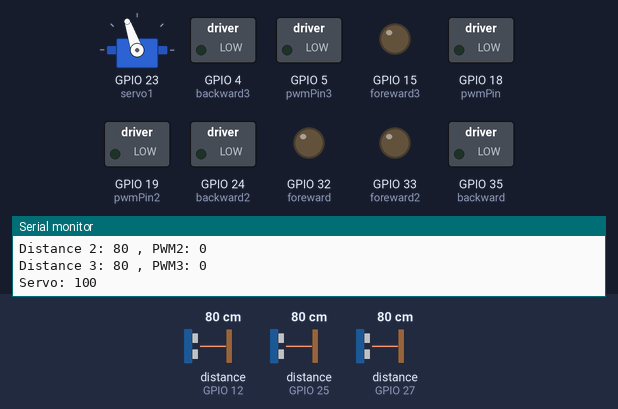
Bench run of a sketch on a simulated ESP32. Parts: servo, switched loads named in the sketch (green lamp = pin HIGH), output pins drawn as LEDs (lit = HIGH), the last lines printed to the serial monitor. Wiring (inferred from the names in the program): 3 × ultrasonic range finder: trigger GPIO 13, echo GPIO 12 / trigger GPIO 14, echo GPIO 27 / trigger GPIO 26, echo GPIO 25. Inputs (shaded band) come from the test bench; at power-on: distance to the obstacle (sensors on GPIO 12, GPIO 25, GPIO 27) 80 cm. The echo pulse lasts 58.3 µs per cm; pins used as bus, display or sensor lines are not drawn.

Above: at 1.2 s.
1.3 s: distance to the obstacle (sensor on GPIO 12) set to 2 cm
At 1.66 s:
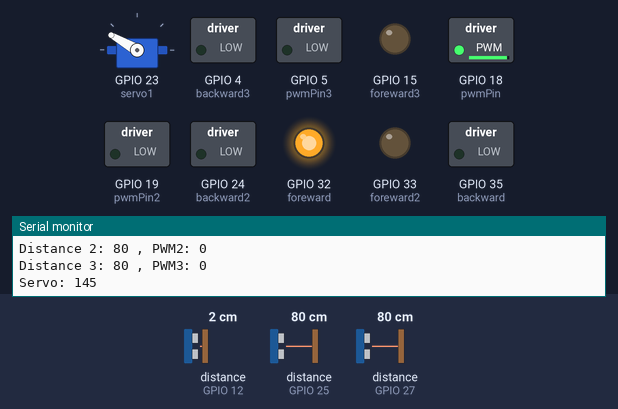
4.3 s: distance to the obstacle (sensor on GPIO 25) set to 2 cm
At 4.67 s:
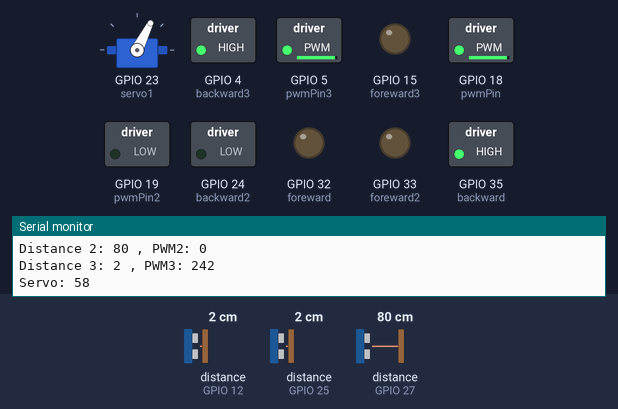
7.3 s: distance to the obstacle (sensor on GPIO 27) set to 2 cm
At 7.67 s:
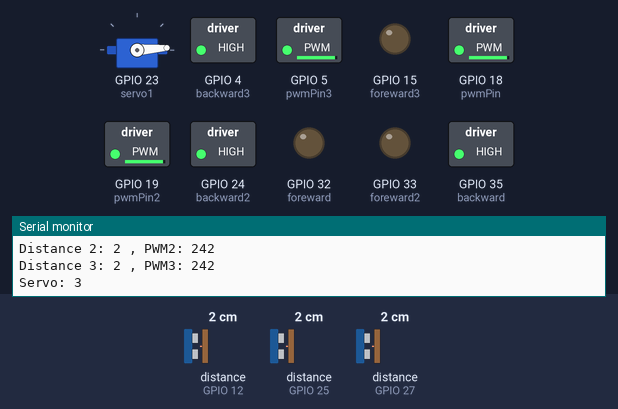
10.3 s: distance to the obstacle (sensor on GPIO 12) set to 9 cm
At 10.67 s:
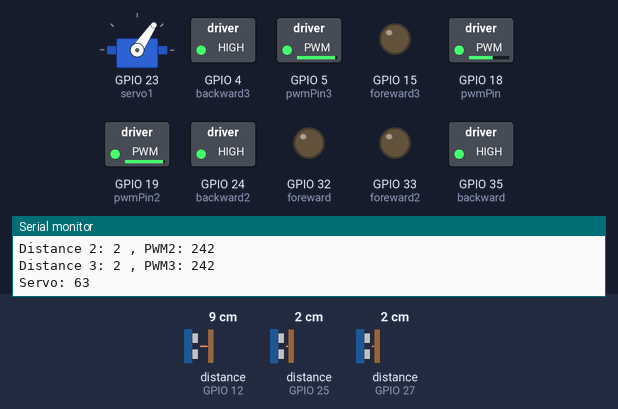
13.3 s: distance to the obstacle (sensor on GPIO 25) set to 9 cm
At 13.67 s:
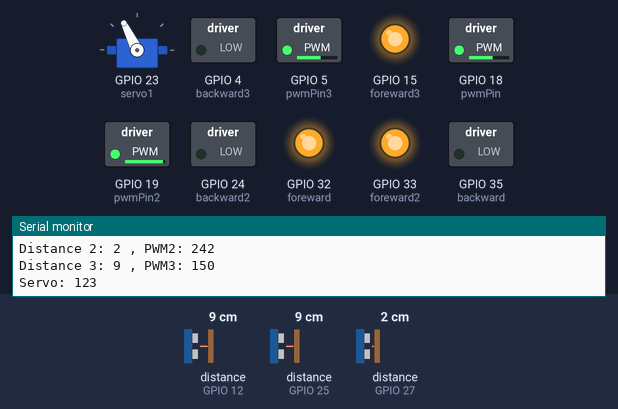
16.3 s: distance to the obstacle (sensor on GPIO 27) set to 9 cm
At 16.67 s:
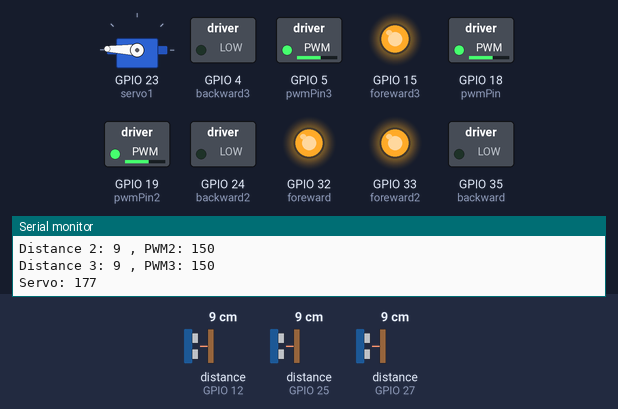
Timing chart, 0 to 40.5 s (numbered marks = the images above; inputs shaded):
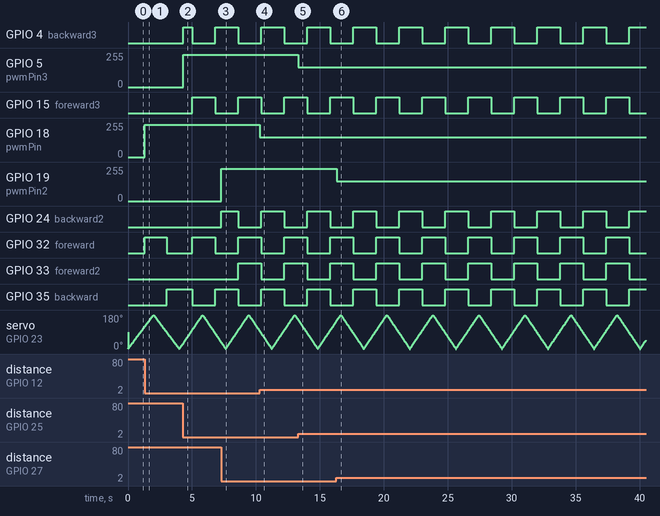

The sketch:

ultrasonic_and_vibMotor.ino
```cpp
#include <ESP32Servo.h>
#include <ESP32PWM.h>

Servo myServo;
Servo myServo2;
const int servo1 = 23;// servo2 = 2;
// 15, 2, 0, 4, 5, 16, 17, 5, 18, 19, 23
// 13, 12, 14, 27, 26, 25, 33, 32, 35, 34, 39, 36

// Ultrasonic sensors setup
const int trigPin = 13, echoPin = 12, foreward = 32, backward = 35, pwmPin = 18;
const int trigPin2 = 14, echoPin2 = 27, foreward2 = 33, backward2 = 24, pwmPin2 = 19;
const int trigPin3 = 26, echoPin3 = 25, foreward3 = 15, backward3 = 4, pwmPin3 = 5;
const int radius = 20, radius2 = 20, radius3 = 20;

// Variables for motor control
int pwm = 0,  pwm2 = 0, pwm3 = 0;//servoAngle = 89,

// Variables for timing control
unsigned long servoMillis = 0;
const long servoInterval = 10;  // Time in milliseconds for servo updates

unsigned long sensorMillis = 0;
const long sensorInterval = 100;  // Time in milliseconds for sensor readings

unsigned long printMillis = 0;
const long printInterval = 100;  // Time in milliseconds for serial prints

// Variables for servo control
int servoPos = 0;
bool increasing = true;

// Function to read distance from ultrasonic sensor without blocking
long readDistance(int trigPin, int echoPin) {
  digitalWrite(trigPin, LOW);
  delayMicroseconds(2);  // This is very short and won't cause noticeable blocking
  digitalWrite(trigPin, HIGH);
  delayMicroseconds(10); // This is very short and won't cause noticeable blocking
  digitalWrite(trigPin, LOW);

  long duration = pulseIn(echoPin, HIGH, 30000); // 30ms timeout to prevent indefinite blocking
  if (duration == 0) return -1; // Timeout occurred
  return duration / 29 / 2;
}

void setup() {
  Serial.begin(115200);

  // Servo setup
  myServo.attach(servo1);
  // myServo2.attach(servo2);

  // Ultrasonic pins setup
  pinMode(trigPin, OUTPUT);
  pinMode(echoPin, INPUT);
  pinMode(foreward, OUTPUT);
  pinMode(backward, OUTPUT);
  pinMode(pwmPin, OUTPUT);

  pinMode(trigPin2, OUTPUT);
  pinMode(echoPin2, INPUT);
  pinMode(foreward2, OUTPUT);
  pinMode(backward2, OUTPUT);
  pinMode(pwmPin2, OUTPUT);

  pinMode(trigPin3, OUTPUT);
  pinMode(echoPin3, INPUT);
  pinMode(backward3, OUTPUT);
  pinMode(foreward3, OUTPUT);
  pinMode(pwmPin3, OUTPUT);
}

void loop() {
  unsigned long currentMillis = millis();

  // Update servo positions
  if (currentMillis - servoMillis >= servoInterval) {
    servoMillis = currentMillis;

    // Update servo positions
    if (increasing) {
      servoPos++;
      if (servoPos >= 180) {
        increasing = false;
      }
    } else {
      servoPos--;
      if (servoPos <= 0) {
        increasing = true;
      }
    }

    // Move servos
    myServo.write(servoPos);
    // myServo2.write(180 - servoPos);

    // Update servoAngle for motor control logic
    //servoAngle = servoPos;
  }

  // Read sensors and update motors
  if (currentMillis - sensorMillis >= sensorInterval) {
    sensorMillis = currentMillis;

    // Read distances from all sensors
    long distance1 = readDistance(trigPin, echoPin);
    long distance2 = readDistance(trigPin2, echoPin2);
    long distance3 = readDistance(trigPin3, echoPin3);

    // Control motor 1
    if (distance1 > radius || distance1 < 0) {
      pwm = 0;
      digitalWrite(foreward, LOW);
      digitalWrite(backward, LOW);
      analogWrite(pwmPin, 0);
    } else {
      pwm = map(distance1, 1, radius, 255, 5);
      if (servoPos > 90) {
        digitalWrite(foreward, HIGH);
        digitalWrite(backward, LOW);
        analogWrite(pwmPin, pwm);
      } else {
        digitalWrite(backward, HIGH);
        digitalWrite(foreward, LOW);
        analogWrite(pwmPin, pwm);
      }
    }

    // Control motor 3
    if (distance2 > radius2 || distance2 < 0) {
      pwm2 = 0;
      digitalWrite(foreward2, LOW);
      digitalWrite(backward2, LOW);
      analogWrite(pwmPin2, 0);
    } else {
      pwm2 = map(distance2, 1, radius2, 255, 5);
      if (servoPos > 90) {
        digitalWrite(foreward2, HIGH);
        digitalWrite(backward2, LOW);
        analogWrite(pwmPin2, pwm2);
      } else {
        digitalWrite(backward2, HIGH);
        digitalWrite(foreward2, LOW);
        analogWrite(pwmPin2, pwm2);
      }
    }

    // Control motor 3
    if (distance3 > radius3 || distance3 < 0) {
      pwm3 = 0;
      digitalWrite(foreward3, LOW);
      digitalWrite(backward3, LOW);
      analogWrite(pwmPin3, 0);
    } else {
      pwm3 = map(distance3, 1, radius3, 255, 5);
      if (servoPos > 90) {
        digitalWrite(foreward3, HIGH);
        digitalWrite(backward3, LOW);
        analogWrite(pwmPin3, pwm3);
      } else {
        digitalWrite(backward3, HIGH);
        digitalWrite(foreward3, LOW);
        analogWrite(pwmPin3, pwm3);
      }
    }

    // Print data (if print interval has also elapsed)
    if (currentMillis - printMillis >= printInterval) {
      printMillis = currentMillis;

      // Print distances
      Serial.print("Distance 1: ");
      Serial.print(distance1);
      Serial.print(" , PWM: ");
      Serial.println(pwm);

      Serial.print("Distance 2: ");
      Serial.print(distance2);
      Serial.print(" , PWM2: ");
      Serial.println(pwm2);

      Serial.print("Distance 3: ");
      Serial.print(distance3);
      Serial.print(" , PWM3: ");
      Serial.println(pwm3);

      Serial.println("");

      Serial.print("Servo: ");
      Serial.println(servoPos);
    }
  }
}
```

Measured:
- after the input at 1.3 s, GPIO 18 (pwmPin): 0/255 → 242/255 at once; GPIO 32 (foreward): LOW → HIGH at once, → LOW 1.7 s later; GPIO 35 (backward): LOW → HIGH after 1.7 s
- after the input at 4.3 s, GPIO 4 (backward3): LOW → HIGH at once, → LOW 0.70 s later, → HIGH 1.8 s later; GPIO 5 (pwmPin3): 0/255 → 242/255 at once; GPIO 15 (foreward3): LOW → HIGH after 0.71 s, → LOW 1.8 s later
- after the input at 7.3 s, GPIO 19 (pwmPin2): 0/255 → 242/255 at once; GPIO 24 (backward2): LOW → HIGH at once, → LOW 1.3 s later; GPIO 33 (foreward2): LOW → HIGH after 1.3 s
- after the input at 10.3 s, GPIO 18 (pwmPin): 242/255 → 150/255 at once
- after the input at 13.3 s, GPIO 5 (pwmPin3): 242/255 → 150/255 at once
- after the input at 16.3 s, GPIO 19 (pwmPin2): 242/255 → 150/255 at once
